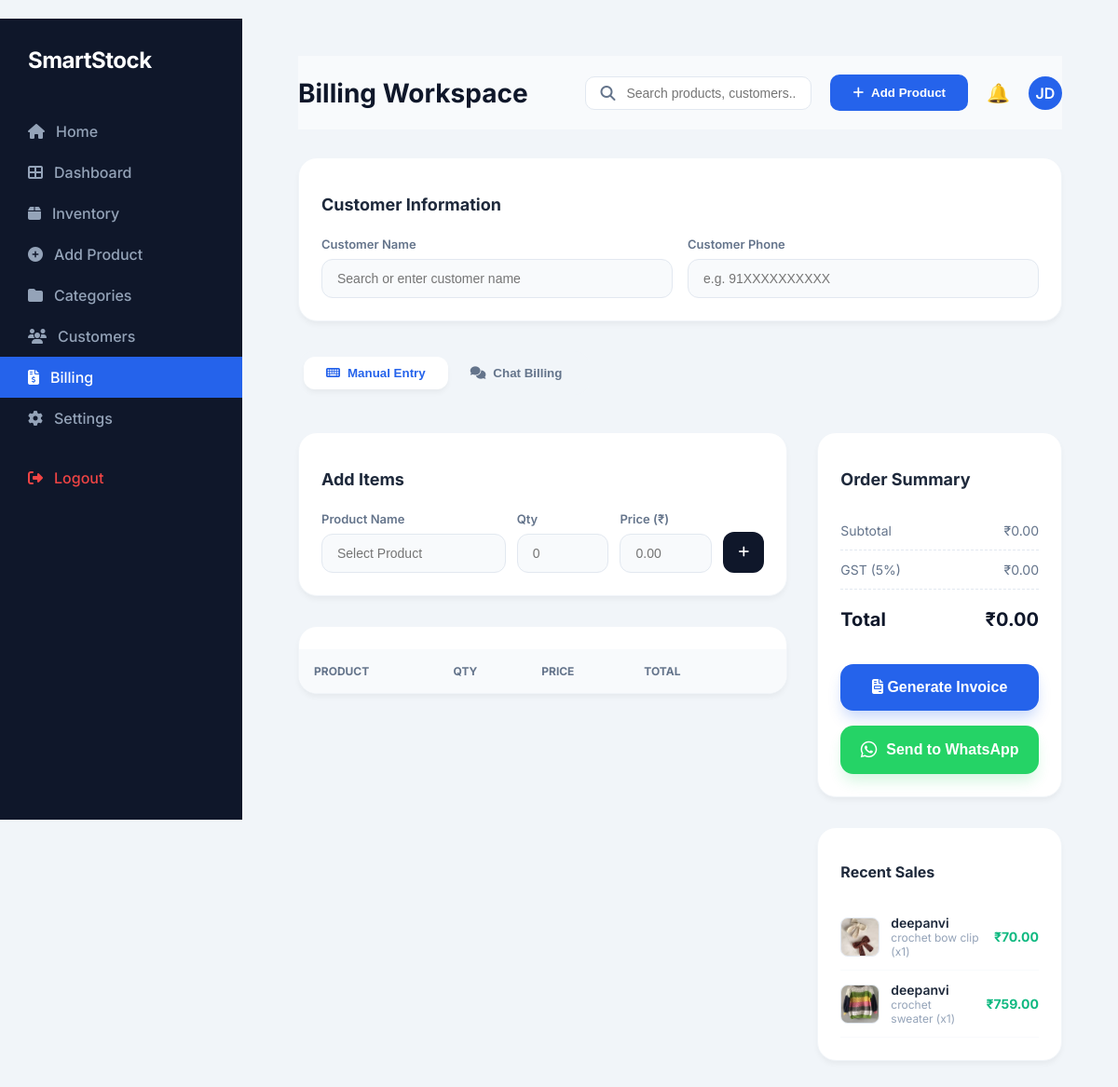
The page /smart/billing2/ on the database as committed earlier.
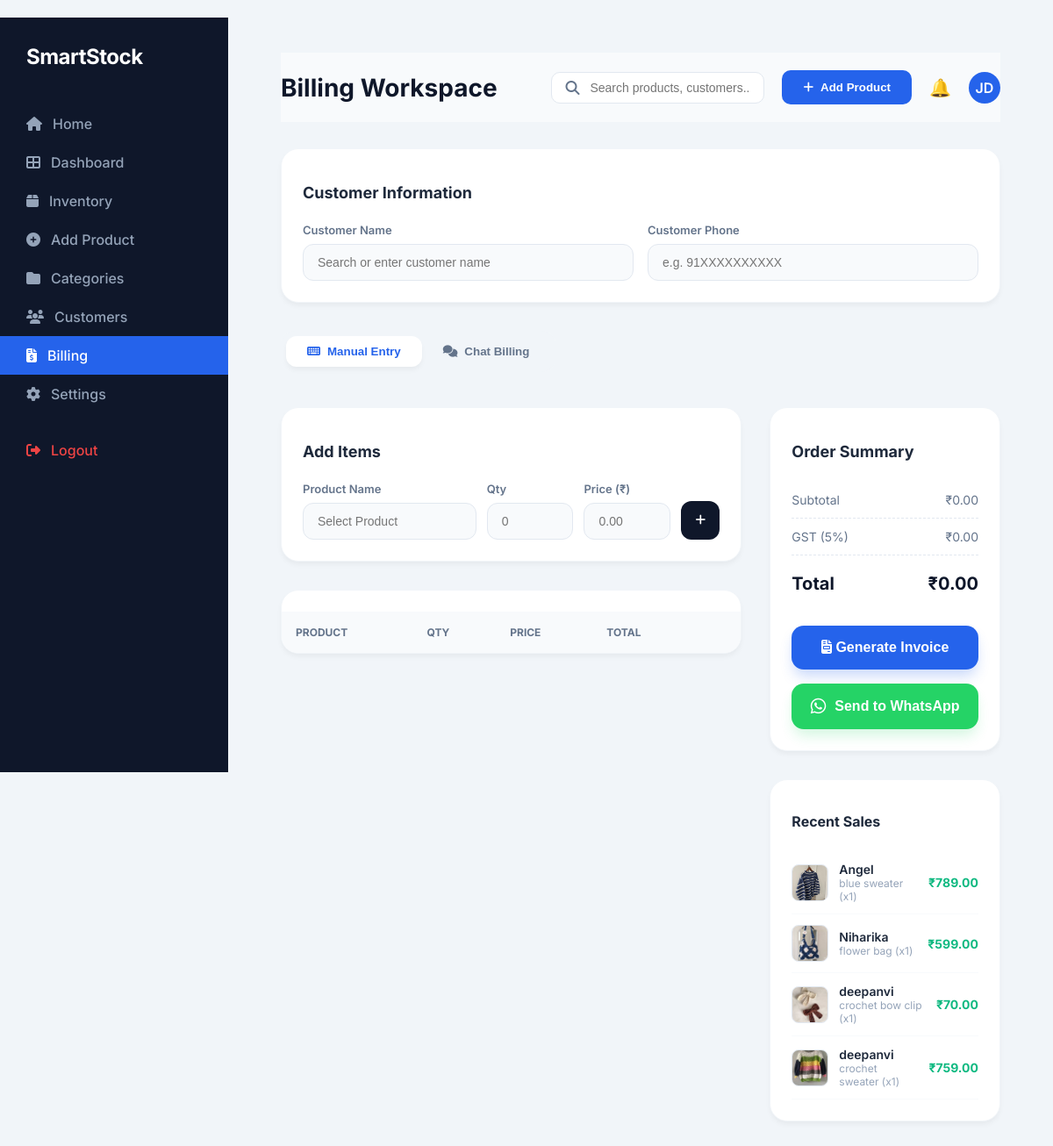
The same page on the database as committed later.
### smartapp/models.py (models this page shows, shortened)
class Bill(models.Model):
    customer = models.ForeignKey(Customer, on_delete=models.CASCADE)
    product = models.ForeignKey(Product, on_delete=models.CASCADE)
    quantity = models.IntegerField()
    total_price = models.DecimalField(max_digits=10, decimal_places=2, blank=True)
    bill_date = models.DateTimeField(auto_now_add=True)

class Product(models.Model):
    name = models.CharField(max_length=100)
    sku = models.CharField(max_length=50, blank=True, null=True, unique=True)
    description = models.TextField(blank=True, null=True)
    price = models.DecimalField(max_digits=10, decimal_places=2)
    stock = models.IntegerField()
    category = models.ForeignKey(Category, on_delete=models.CASCADE, related_name="products", null=True, blank=True)
    image = models.ImageField(upload_to='product_images/', null=True, blank=True)
    status = models.BooleanField(default=True)
    created_at = models.DateTimeField(auto_now_add=True)
    @property
    def image_url(self):
        if self.image and hasattr(self.image, 'url'):
            return self.image.url
        return '/static/placeholder.png'

class Customer(models.Model):
    name = models.CharField(max_length=100)
    phone = models.CharField(max_length=15, blank=True, null=True)
    email = models.EmailField(blank=True, null=True)
    created_at = models.DateTimeField(auto_now_add=True)

### smartapp/views.py (the view)
# urls.py: path('billing2/', views.billing2_view, name='billing2'),
def billing2_view(request):
    products = Product.objects.all().defer('sku', 'description', 'status')
    customers = Customer.objects.all()
    recent_bills = Bill.objects.select_related('customer', 'product').all().order_by('-id')[:10]
    context = {
        'products': products,
        'customers': customers,
        'recent_bills': recent_bills,
        'total_sales': Bill.objects.aggregate(total=Sum('total_price'))['total'] or 0,
        'total_bills': Bill.objects.count(),
    }
    return render(request, 'billing2.html', context)

### smartapp/templates/billing2.html (shortened to what this page needs)
﻿{% load static %}
<!DOCTYPE html>
<html lang="en">
<head>
    <link rel="stylesheet" href="{% static 'dashboard2.css' %}">
    <link rel="stylesheet" href="{% static 'navbar.css' %}">
    <link rel="stylesheet" href="{% static 'billing_modern.css' %}">
    <link href="https://cdnjs.cloudflare.com/ajax/libs/font-awesome/6.5.0/css/all.min.css" rel="stylesheet">
</head>
<body>
    <div class="container">
        {% include 'sidebar.html' with active_nav='billing' %}
        <main class="main-content">
            {% include 'topbar.html' with page_title='Billing Workspace' %}
            <div class="billing-container">
                <div class="billing-card customer-info-card">
                    <h2>Customer Information</h2>
                    <div class="entry-form">
                        <div class="form-row flex-row">
                            <div class="field-col">
                                <label class="field-label">Customer Name</label>
                                <input type="text" id="customer-name" class="billing-input"
                                    placeholder="Search or enter customer name" list="customer-list">
                            </div>
                            <div class="field-col">
                                <label class="field-label">Customer Phone</label>
                                <input type="text" id="customer-phone" class="billing-input"
                                    placeholder="e.g. 91XXXXXXXXXX">
                            </div>
                        </div>
                    </div>
                </div>
                <div class="mode-switcher">
                    <button id="btn-manual" class="mode-btn active"><i class="fas fa-keyboard"></i> Manual
                        Entry</button>
                    <button id="btn-chat" class="mode-btn"><i class="fas fa-comments"></i> Chat Billing</button>
                </div>
                <div class="billing-grid">
                    <div class="main-column">
                        <div id="manual-mode" class="billing-card">
                            <h2>Add Items</h2>
                            <div class="entry-form">
                                <div class="input-group">
                                    <div>
                                        <label class="field-label">Product Name</label>
                                        <input type="text" id="pname" class="billing-input" placeholder="Select Product"
                                            list="product-list">
                                    </div>
                                    <div>
                                        <label class="field-label">Qty</label>
                                        <input type="number" id="qty" class="billing-input" placeholder="0">
                                    </div>
                                    <div>
                                        <label class="field-label">Price (₹)</label>
                                        <input type="number" id="price" class="billing-input" placeholder="0.00">
                                    </div>
                                    <button onclick="addItem()" class="btn-add-item"><i
                                            class="fas fa-plus"></i></button>
                                </div>
                            </div>
                        </div>
                        <div class="billing-card" style="margin-top: 32px; padding: 0; overflow: hidden;">
                            <table class="item-table">
                                <thead>
                                    <tr>
                                        <th>Product</th>
                                        <th>Qty</th>
                                        <th>Price</th>
                                        <th>Total</th>
                                        <th></th>
                                    </tr>
                                </thead>
                            </table>
                        </div>
                    </div>
                    <div class="side-column">
                        <div class="billing-card summary-card">
                            <h2>Order Summary</h2>
                            <div class="summary-details">
                                <div class="summary-row"><span>Subtotal</span><span>₹<span
                                            id="display-subtotal">0.00</span></span></div>
                                <div class="summary-row"><span>GST (5%)</span><span>₹<span
                                            id="display-tax">0.00</span></span></div>
                                <div class="summary-row total"><span>Total</span><span>₹<span
                                            id="display-total">0.00</span></span></div>
                            </div>
                            <div class="summary-actions">
                                <button onclick="generateBill()" class="btn-generate"><i
                                        class="fas fa-file-invoice"></i> Generate Invoice</button>
                                <button onclick="sendToWhatsApp()" class="btn-whatsapp"><i class="fab fa-whatsapp"></i>
                                    Send to WhatsApp</button>
                            </div>
                        </div>
                        <div class="billing-card recent-sales-card">
                            <h2>Recent Sales</h2>
                            {% for bill in recent_bills %}
                            <div class="sale-item" style="display: flex; align-items: center; gap: 12px;">
                                <div
                                    style="width: 40px; height: 40px; border-radius: 8px; overflow: hidden; background: #F8FAFC; border: 1px solid #E2E8F0; flex-shrink: 0;">
                                    <img src="{{ bill.product.image_url }}" alt=""
                                        style="width: 100%; height: 100%; object-fit: cover;">
                                </div>
                                <div style="flex-grow: 1;">
                                    <div class="sale-customer">
                                        {{ bill.customer.name }}
                                    </div>
                                    <div class="sale-product-qty">
                                        {{ bill.product.name }} (x{{ bill.quantity }})
                                    </div>
                                </div>
                                <div class="sale-amount">₹{{ bill.total_price }}</div>
                            </div>
                            {% empty %}
                            <p class="empty-sales">No bills generated yet.</p>
                            {% endfor %}
                        </div>
                    </div>
                </div>
            </div>
        </main>
    </div>
</body>
</html>

### smartapp/templates/sidebar.html
{% load static %}
<aside class="sidebar">
    <div class="sidebar-logo">SmartStock</div>
    <ul class="sidebar-menu">
        <li class="{% if active_nav == 'home' %}active{% endif %}">
            <a href="{% url 'landing' %}"><i class="fas fa-home"></i> Home</a>
        </li>
        <li class="{% if active_nav == 'dashboard' %}active{% endif %}">
            <a href="{% url 'dashboard2' %}"><i class="fas fa-th-large"></i> Dashboard</a>
        </li>
        <li class="{% if active_nav == 'inventory' %}active{% endif %}">
            <a href="{% url 'products2' %}"><i class="fas fa-box"></i> Inventory</a>
        </li>
        <li class="{% if active_nav == 'add_product' %}active{% endif %}">
            <a href="{% url 'add_product_view' %}"><i class="fas fa-plus-circle"></i> Add Product</a>
        </li>
        <li class="{% if active_nav == 'categories' %}active{% endif %}">
            <a href="{% url 'categories_view' %}"><i class="fas fa-folder"></i> Categories</a>
        </li>
        <li class="{% if active_nav == 'customers' %}active{% endif %}">
            <a href="{% url 'customers2' %}"><i class="fas fa-users"></i> Customers</a>
        </li>
        <li class="{% if active_nav == 'billing' %}active{% endif %}">
            <a href="{% url 'billing2' %}"><i class="fas fa-file-invoice-dollar"></i> Billing</a>
        </li>
        <li class="{% if active_nav == 'settings' %}active{% endif %}">
            <a href="{% url 'settings_view' %}"><i class="fas fa-cog"></i> Settings</a>
        </li>
        <li style="margin-top: auto; padding-top: 20px;">
            <a href="{% url 'logout' %}" style="color: #ef4444;"><i class="fas fa-sign-out-alt"></i> Logout</a>
        </li>
    </ul>
</aside>

### smartapp/templates/topbar.html (shortened to what this page needs)
{% load static %}
<header class="topbar">
    <div class="page-title">
        <h1>{{ page_title|default:"SmartStock" }}</h1>
    </div>
    <div class="header-actions">
        <div class="search-container">
            <i class="fas fa-search" style="color: #64748B;"></i>
            <input type="text" id="global-search-input" placeholder="Search products, customers..." autocomplete="off">
        </div>
        <button class="btn-primary" onclick="location.href='{% url 'add_product_view' %}'">
            <i class="fas fa-plus"></i> Add Product
        </button>
        <div class="notification" style="font-size: 20px; cursor: pointer;">🔔</div>
        <div class="profile-circle"
            style="background: #2563EB; color: white; border-radius: 50%; width: 36px; height: 36px; display: flex; align-items: center; justify-content: center; font-weight: 600;">
            JD</div>
    </div>
</header>

### smartapp/static/dashboard2.css (style rules this page uses)
body { font-family: 'Inter', sans-serif; background: #F1F5F9; margin: 0; color: #0F172A; }
.container { display: flex; }
.main-content { flex: 1; padding: 40px 60px; }
table { width: 100%; border-collapse: collapse; }
table th, table td { padding: 12px 15px; text-align: left; }
table th { font-weight: 600; color: #64748B; font-size: 14px; }

### smartapp/static/navbar.css (style rules this page uses)
.sidebar { width: 260px; background: #0F172A; color: white; padding: 30px 0; position: sticky; top: 0; height: 100vh; display: flex; flex-direction: column; }
.sidebar-logo { font-size: 24px; font-weight: 700; padding: 0 30px; margin-bottom: 40px; letter-spacing: -0.5px; }
.sidebar-menu { list-style: none; padding: 0; margin: 0; flex: 1; }
.sidebar-menu li a { display: flex; align-items: center; padding: 12px 30px; color: #94A3B8; text-decoration: none; font-weight: 500; transition: all 0.2s ease; gap: 12px; }
.sidebar-menu li.active a { background: #2563EB; color: white; }
.topbar { display: flex; justify-content: space-between; align-items: center; position: sticky; top: 0; z-index: 100; background: #F8FAFC; padding: 20px 0; transition: all 0.3s ease; margin-bottom: 30px; }
.page-title h1 { font-size: 28px; font-weight: 700; margin: 0; }
.header-actions { display: flex; align-items: center; gap: 20px; }
.search-container, .filter-search, .table-search { position: relative; display: flex; align-items: center; background: white; padding: 8px 15px; border-radius: 10px; border: 1px solid #E2E8F0; gap: 10px; }
.search-container input { border: none; outline: none; width: 100%; font-size: 14px; }
.btn-primary { background: #2563EB; color: white; border: none; padding: 12px 24px; border-radius: 10px; font-weight: 600; cursor: pointer; display: flex; align-items: center; gap: 8px; transition: background 0.2s; }
.profile-circle { background: #2563EB; color: white; border-radius: 50%; width: 36px; height: 36px; display: flex; align-items: center; justify-content: center; font-weight: 600; }
.main-content { flex: 1; padding: 40px 60px; }

Rows that differ between the two databases and show on the page:
added Bill: product.image_url (picture), customer.name "Angel", product.name "blue sweater", quantity "1", total_price "789.00"
added Bill: product.image_url (picture), customer.name "Niharika", product.name "flower bag", quantity "1", total_price "599.00"
